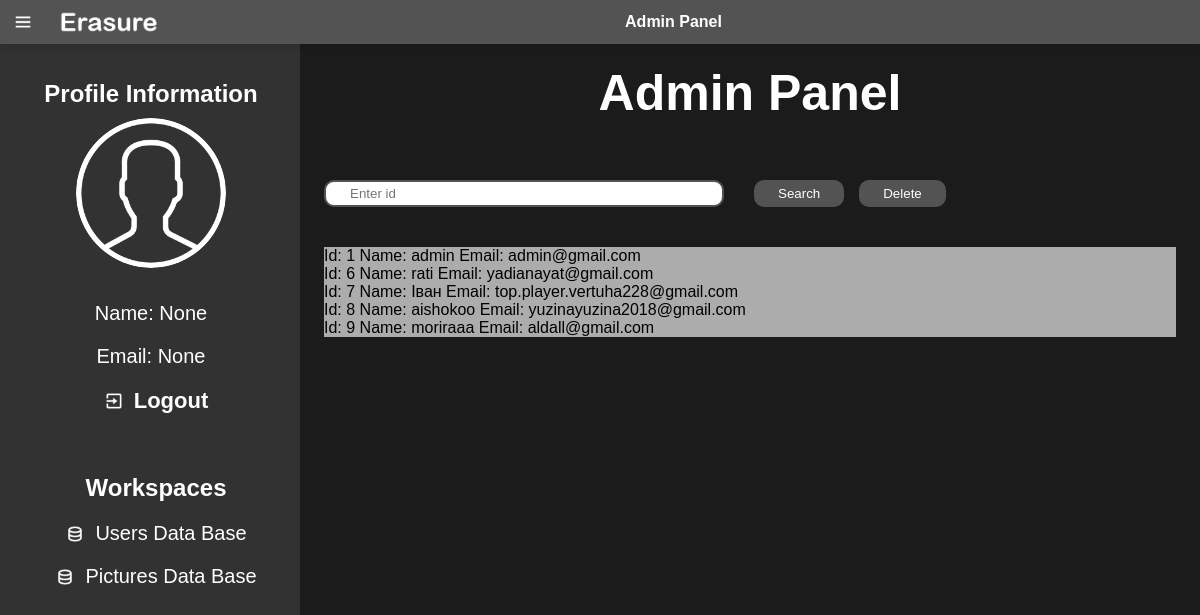
The page /admin on the database its author committed.
### models.py (models this page shows)
class User(Base):
    __tablename__ = 'user'
    id: Mapped[int] = mapped_column(primary_key=True, autoincrement=True)
    name: Mapped[str] = mapped_column(String)
    email: Mapped[str] = mapped_column(String)
    password: Mapped[str] = mapped_column(String)

### main.py (the view)
@app.route('/admin', methods=['GET', 'POST'])
def admin():
    global data_type
    try:
        users = session.query(User).all()
        data_type = 'users'
        session.commit()
    except Exception:
        flash('An error occurred while getting users')
    return render_template('admin.html',
                           users=users,
                           data_type=data_type,
                           current_name=current_name,
                           current_email=current_email)

### templates/admin.html (shortened to what this page needs)
<!DOCTYPE html>
<html lang="en">
<head>
</head>
<body>
    <nav class="navigations">
        <div class="nav-left navigations">
            <img src="static/menu-regular-24.png" class="menu-pic">
            <img src="static/logo.png" class="logo-pic">
        </div>
        <div class="nav-middle">
            <p><strong>Admin Panel</strong></p>
        </div>
    </nav>
    <div class="leftbar">
        <div class = "profile-info">
            <h2 class="text-center">Profile Information</h2>
            <img src="static/profile_user.png" class="user-pic">
            <p>Name: {{ current_name }}</p>
            <p>Email: {{ current_email }} </p>
        </div>
        <div class="exit">
        <a href="/log_in_or_out"><img src="static/exit-regular-24.png" class="paint-pic"><p><strong>Logout</strong></p></a>
        </div>
        <div class="choices">
            <h2 class="text-center">Workspaces</h2>
            <a href="/users_db"><img src="static/data-regular-24.png" class="paint-pic"><p>Users Data Base</p></a>
            <a href="/pictures_db"><img src="static/data-regular-24.png" class="paint-pic"><p>Pictures Data Base</p></a>
        </div>
    </div>
    <div class="container">
        <h1>Admin Panel</h1>
        <div class="list-container">
            <div class="button-container">
                <form action="/search" method="POST">
                    <input type="text" name="id" placeholder="Enter id" id="search-id">
                    <button class="buttons" type="submit">Search</button>
                </form>
                <form action="/delete" method="POST" onsubmit="setDeleteId()">
                    <button class="buttons" type="submit">Delete</button>
                </form>
            </div>
                <div class ="database">
                    {% if data_type == 'users' %}
                        {% for user in users %}
                            <p>Id: {{ user.id }} Name: {{ user.name }} Email: {{ user.email }}</p>
                        {% endfor %}
                    {% elif data_type == 'user' %}
                        <p>Id: {{ user.id }} Name: {{ user.name }} Email: {{ user.email }}</p>
                    {% elif data_type == 'picture' %}
                        <p>Id: {{ picture.id }} Name: {{ picture.name }} User: {{ picture.user.name }}</p>
                    {% elif data_type == 'pictures' %}
                        {% for picture in pictures %}
                            <p>Id: {{ picture.id }} Name: {{ picture.name }} User: {{ picture.user.name }}</p>
                        {% endfor %}
                    {% endif %}
                </div>
        </div>
    </div>
</body>
</html>

### templates/admin.html (style rules this page uses)
* { padding: 0; margin: 0; box-sizing: border-box; font-family: 'Poppins', sans-serif; color: #ffffff; }
body { background-color: #1b1b1b; }
a { text-decoration: none; color: #ffffff; }
.navigations { display: flex; align-items: center; }
nav { padding: 10px 1%; justify-content: space-between; box-shadow: 0 0 10px rgba(0, 0, 0, .2); background: #535353; position: sticky; top: 0; z-index: 10; }
.nav-left .menu-pic { width: 22px; margin-right: 25px; }
.nav-left .logo-pic { width: 100px; }
.leftbar { background: #323232; width: 25%; height: 100vh; position: fixed; padding-left: 1%; padding-top: 80px; top: 0; }
.choices { display: flex; justify-content: center; align-items: center; flex-direction: column; }
.choices a { display: flex; align-items: center; margin-bottom: 20px; width: fit-content; font-size: 20px; }
.choices a img { width: 20px; margin-right: 10px; }
.choices h2 { margin-top: 40px; margin-bottom: 20px; }
.profile-info { text-align: center; margin-right: 10px; }
.profile-info .user-pic { border-radius: 50%; margin: 10px; width: 150px; }
.profile-info p { margin: 20px 0; word-wrap: break-word; overflow-wrap: break-word; max-width: 100%; font-size: 20px; }
.exit a { display: flex; align-items: center; width: fit-content; margin: 0 auto; margin-bottom: 20px; text-decoration: none; }
.exit a p { font-size: 22px; margin: 0 0 0 10px; }
.exit a img { width: 20px; }
.container { background-color: #1b1b1b; padding-left: 27%; padding-right: 2%; padding-top: 20px; padding-bottom: 20px; }
.container h1 { font-size: 50px; text-align: center; }
.list-container { margin-top: 30px; display: grid; grid-template-rows: 110px auto; margin-top: 15px; color: #000000; }
.list-container .database { background-color: #acacac; color: #000000; }
.list-container .database p { color: #000000; }
.button-container .buttons { background-color:#535353; color: #fff; border:none; border-radius:10px; padding: 6px 24px; }
.button-container input[type=text] { border: 2px solid #535353; border-radius: 10px; color: black; padding: 4px 24px; width: 400px; margin-right: 30px; }
.button-container { display: flex; gap: 15px; }
.button-container form { display: flex; align-items: end; margin-bottom: 40px; }

### rows shown on the page
User: id "1", name "admin", email "admin@gmail.com"
User: id "6", name "rati", email "yadianayat@gmail.com"
User: id "7", name "Іван", email "top.player.vertuha228@gmail.com"
User: id "8", name "aishokoo", email "yuzinayuzina2018@gmail.com"
User: id "9", name "moriraaa", email "aldall@gmail.com"

### other values the page prints
{{ current_name }} "None"
{{ current_email }} "None"
